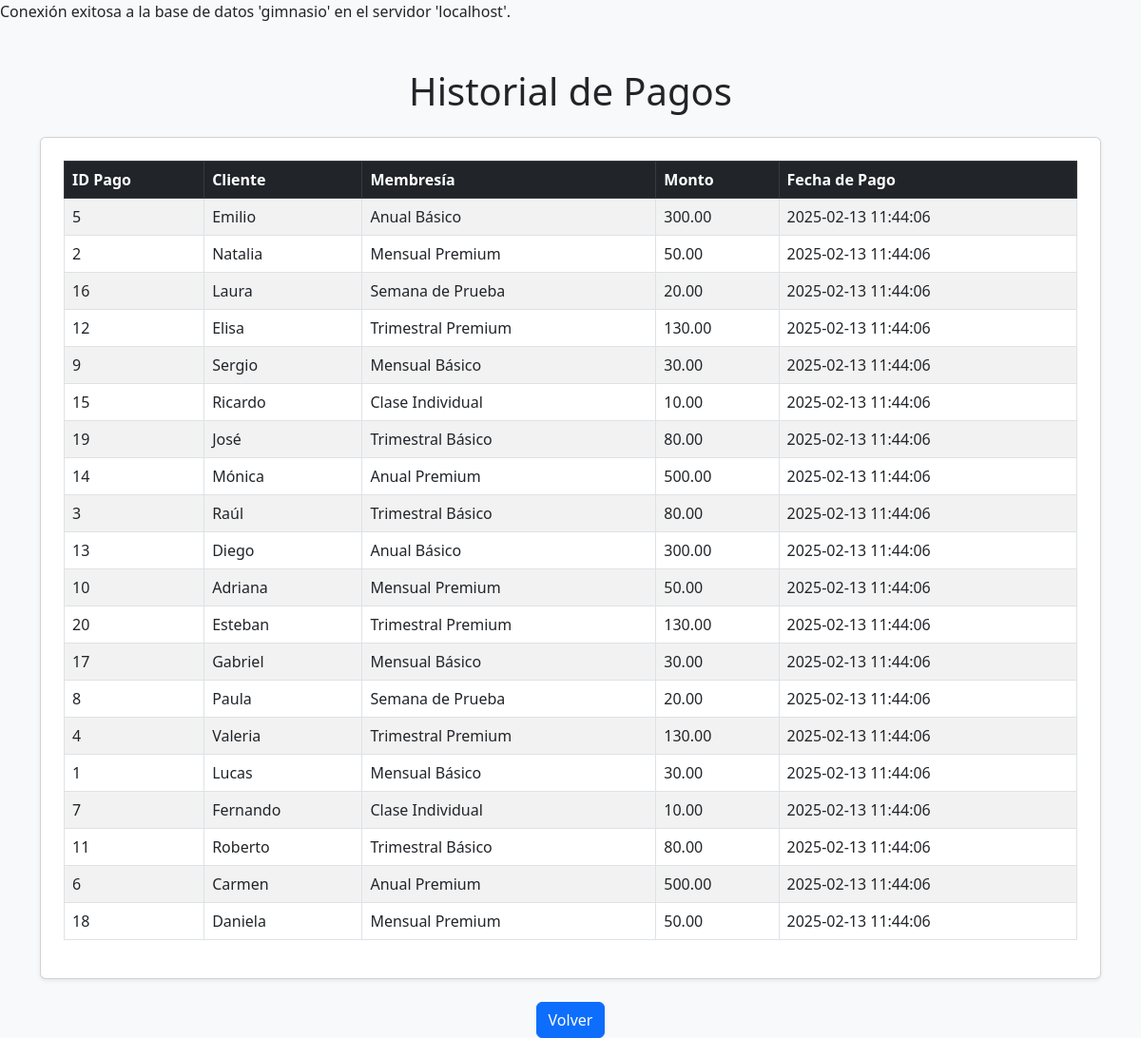
/pagos.php (signed in), run on the app's committed database.
### tables this page shows
CREATE TABLE Pagos (
    id_pago INT AUTO_INCREMENT PRIMARY KEY,
    id_cliente INT,
    id_membresia INT,
    monto DECIMAL(10,2) NOT NULL,
    fecha_pago TIMESTAMP DEFAULT CURRENT_TIMESTAMP,
    FOREIGN KEY (id_cliente) REFERENCES Clientes(id_cliente) ON DELETE CASCADE,
    FOREIGN KEY (id_membresia) REFERENCES Membresias(id_membresia) ON DELETE CASCADE
);

CREATE TABLE Clientes (
    id_cliente INT AUTO_INCREMENT PRIMARY KEY,
    nombre VARCHAR(100) NOT NULL,
    apellido VARCHAR(100) NOT NULL,
    fecha_nacimiento DATE NOT NULL,
    telefono VARCHAR(15),
    correo VARCHAR(100) UNIQUE,
    direccion TEXT,
    fecha_registro TIMESTAMP DEFAULT CURRENT_TIMESTAMP
);

CREATE TABLE Membresias (
    id_membresia INT AUTO_INCREMENT PRIMARY KEY,
    tipo VARCHAR(50) NOT NULL,  
    precio DECIMAL(10,2) NOT NULL,
    duracion INT NOT NULL,  
    descripcion TEXT
);

### pagos.php (the view, shortened to what this page needs)
<?php
require 'conexion.php';
$query = "SELECT p.id_pago, c.nombre AS cliente, m.tipo AS membresia, p.monto, p.fecha_pago
          FROM Pagos p
          JOIN Clientes c ON p.id_cliente = c.id_cliente
          JOIN Membresias m ON p.id_membresia = m.id_membresia
          ORDER BY p.fecha_pago DESC";
$resultado = mysqli_query($conexion, $query);
?>
<!DOCTYPE html>
<html lang="es">
<head>
    <link href="https://cdn.jsdelivr.net/npm/bootstrap@5.3.0/dist/css/bootstrap.min.css" rel="stylesheet">
</head>
<body class="bg-light">
    <div class="container mt-5">
        <h1 class="text-center mb-4">Historial de Pagos</h1>
        <div class="card p-4 shadow-sm">
            <table class="table table-bordered table-striped">
                <thead class="table-dark">
                    <tr>
                        <th>ID Pago</th>
                        <th>Cliente</th>
                        <th>Membresía</th>
                        <th>Monto</th>
                        <th>Fecha de Pago</th>
                    </tr>
                </thead>
                <tbody>
                    <?php while ($row = mysqli_fetch_assoc($resultado)) : ?>
                        <tr>
                            <td><?php echo htmlspecialchars($row['id_pago']); ?></td>
                            <td><?php echo htmlspecialchars($row['cliente']); ?></td>
                            <td><?php echo htmlspecialchars($row['membresia']); ?></td>
                            <td><?php echo htmlspecialchars($row['monto']); ?></td>
                            <td><?php echo htmlspecialchars($row['fecha_pago']); ?></td>
                        </tr>
                    <?php endwhile; ?>
                </tbody>
            </table>
        </div>
        <div class="text-center mt-4">
            <a href="trabajador_conf.php" class="btn btn-primary">Volver</a>
        </div>
    </div>
</body>
</html>

### data on the page
pagos: id_pago "5", id_cliente.nombre "Emilio", id_membresia.tipo "Anual Básico", monto "300.00", fecha_pago "2025-02-13 11:44:06"
pagos: id_pago "2", id_cliente.nombre "Natalia", id_membresia.tipo "Mensual Premium", monto "50.00", fecha_pago "2025-02-13 11:44:06"
pagos: id_pago "16", id_cliente.nombre "Laura", id_membresia.tipo "Semana de Prueba", monto "20.00", fecha_pago "2025-02-13 11:44:06"
pagos: id_pago "12", id_cliente.nombre "Elisa", id_membresia.tipo "Trimestral Premium", monto "130.00", fecha_pago "2025-02-13 11:44:06"
pagos: id_pago "9", id_cliente.nombre "Sergio", id_membresia.tipo "Mensual Básico", monto "30.00", fecha_pago "2025-02-13 11:44:06"
pagos: id_pago "15", id_cliente.nombre "Ricardo", id_membresia.tipo "Clase Individual", monto "10.00", fecha_pago "2025-02-13 11:44:06"
pagos: id_pago "19", id_cliente.nombre "José", id_membresia.tipo "Trimestral Básico", monto "80.00", fecha_pago "2025-02-13 11:44:06"
pagos: id_pago "14", id_cliente.nombre "Mónica", id_membresia.tipo "Anual Premium", monto "500.00", fecha_pago "2025-02-13 11:44:06"
pagos: id_pago "3", id_cliente.nombre "Raúl", id_membresia.tipo "Trimestral Básico", monto "80.00", fecha_pago "2025-02-13 11:44:06"
pagos: id_pago "13", id_cliente.nombre "Diego", id_membresia.tipo "Anual Básico", monto "300.00", fecha_pago "2025-02-13 11:44:06"
pagos: id_pago "10", id_cliente.nombre "Adriana", id_membresia.tipo "Mensual Premium", monto "50.00", fecha_pago "2025-02-13 11:44:06"
pagos: id_pago "20", id_cliente.nombre "Esteban", id_membresia.tipo "Trimestral Premium", monto "130.00", fecha_pago "2025-02-13 11:44:06"
pagos: id_pago "17", id_cliente.nombre "Gabriel", id_membresia.tipo "Mensual Básico", monto "30.00", fecha_pago "2025-02-13 11:44:06"
pagos: id_pago "8", id_cliente.nombre "Paula", id_membresia.tipo "Semana de Prueba", monto "20.00", fecha_pago "2025-02-13 11:44:06"
pagos: id_pago "4", id_cliente.nombre "Valeria", id_membresia.tipo "Trimestral Premium", monto "130.00", fecha_pago "2025-02-13 11:44:06"
pagos: id_pago "1", id_cliente.nombre "Lucas", id_membresia.tipo "Mensual Básico", monto "30.00", fecha_pago "2025-02-13 11:44:06"
pagos: id_pago "7", id_cliente.nombre "Fernando", id_membresia.tipo "Clase Individual", monto "10.00", fecha_pago "2025-02-13 11:44:06"
pagos: id_pago "11", id_cliente.nombre "Roberto", id_membresia.tipo "Trimestral Básico", monto "80.00", fecha_pago "2025-02-13 11:44:06"
pagos: id_pago "6", id_cliente.nombre "Carmen", id_membresia.tipo "Anual Premium", monto "500.00", fecha_pago "2025-02-13 11:44:06"
pagos: id_pago "18", id_cliente.nombre "Daniela", id_membresia.tipo "Mensual Premium", monto "50.00", fecha_pago "2025-02-13 11:44:06"

### other printed values
$nombre_base_datos "gimnasio"
$servidor "localhost"
